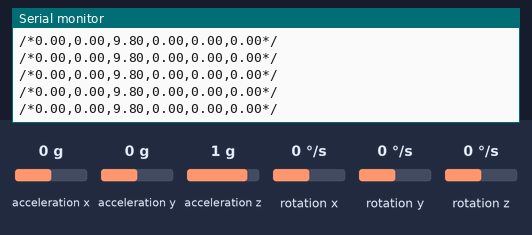
Recording of a program running on a simulated Arduino Uno, built with avr-gcc and run on an emulated ATmega328P. Parts: the last lines printed to the serial monitor. The inputs (shaded band) are chosen by the test bench; at power-on: acceleration x 0 g, acceleration y 0 g, acceleration z 1 g, rotation x 0 °/s, rotation y 0 °/s, rotation z 0 °/s.

Above: at 1.2 s.
1.3 s: acceleration x set to -1.4 g
At 2.0 s:
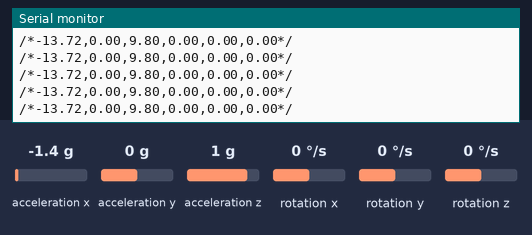
4.3 s: acceleration y set to -1.4 g
At 4.9 s:
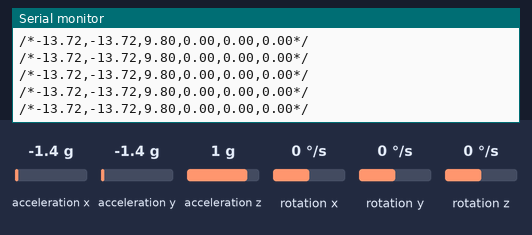

Measured:
- after the input at 1.3 s, the serial monitor: prints a new line at once (image 1)
- after the input at 4.3 s, the serial monitor: prints a new line at once (image 2)

The program:

main.cpp
```cpp
//**************************************************************//
//  Name    : xxxxxxxxxxxx, xxxxxxxxxxx                         //
//  Author  : Lautaro Beutel                                    //
//  Date    : xx, xx, xx                                        //
//  Version : 1.0                                               //
//  Notes   : Descripcion programa                              //
//          :                                                   //
//****************************************************************

#include <Arduino.h>
#include <I2Cdev.h>
#include <MPU6050.h>

//-2304   -726    1034    24      36      11

#if (I2CDEV_IMPLEMENTATION == I2CDEV_ARDUINO_WIRE) && !defined (PARTICLE)
  #include "Wire.h"
#endif

MPU6050 mpu;

typedef struct Datos{
  int16_t RAW_ACC_X;
  int16_t RAW_ACC_Y;
  int16_t RAW_ACC_Z;

  int16_t RAW_GY_X;
  int16_t RAW_GY_Y;
  int16_t RAW_GY_Z;
}sensor;

sensor accelerogyro;
const float ACC_G = 9.8;

void convercion(sensor *RAW_DATA);

void setup(){
  Wire.begin();
  Serial.begin(115200);

  mpu.initialize();

  mpu.setXAccelOffset(-2304);
  mpu.setYAccelOffset(-726);
  mpu.setZAccelOffset(1034);
  mpu.setXGyroOffset(24);
  mpu.setYGyroOffset(36);
  mpu.setZGyroOffset(11);

  Serial.println(mpu.testConnection() ? "Todo OK" : "Todo MAL");
}

void loop(){
  accelerogyro.RAW_ACC_X = mpu.getAccelerationX();
  accelerogyro.RAW_ACC_Y = mpu.getAccelerationY();
  accelerogyro.RAW_ACC_Z = mpu.getAccelerationZ();

  accelerogyro.RAW_GY_X = mpu.getRotationX();
  accelerogyro.RAW_GY_Y = mpu.getRotationY();
  accelerogyro.RAW_GY_Z = mpu.getRotationZ();

  convercion(&accelerogyro);
}

void convercion(sensor *RAW_DATA){
  float i = ACC_G / 16384;
  float j = ACC_G / 32768;

  float ACC_X = (*RAW_DATA).RAW_ACC_X * i;
  float ACC_Y = (*RAW_DATA).RAW_ACC_Y * i;
  float ACC_Z = (*RAW_DATA).RAW_ACC_Z * i;

  float GY_X = (*RAW_DATA).RAW_GY_X * j;
  float GY_Y = (*RAW_DATA).RAW_GY_Y * j;
  float GY_Z = (*RAW_DATA).RAW_GY_Z * j;

  String s = "/*" + String(ACC_X) + "," + String(ACC_Y) + "," + String(ACC_Z) + "," + String(GY_X) + "," + String(GY_Y) + "," + String(GY_Z) + "*/";

  Serial.println(s);

  /* Serial.print("[m/s^2]\t");
  Serial.print(ACC_X);
  Serial.print("\t");
  Serial.print(ACC_Y);
  Serial.print("\t");
  Serial.print(ACC_Z);
  Serial.print("\t|\t");
  Serial.print("[g/s]\t");
  Serial.print(GY_X);
  Serial.print("\t");
  Serial.print(GY_Y);
  Serial.print("\t");
  Serial.print(GY_Z);
  Serial.println("\t|\t"); */
}
```
